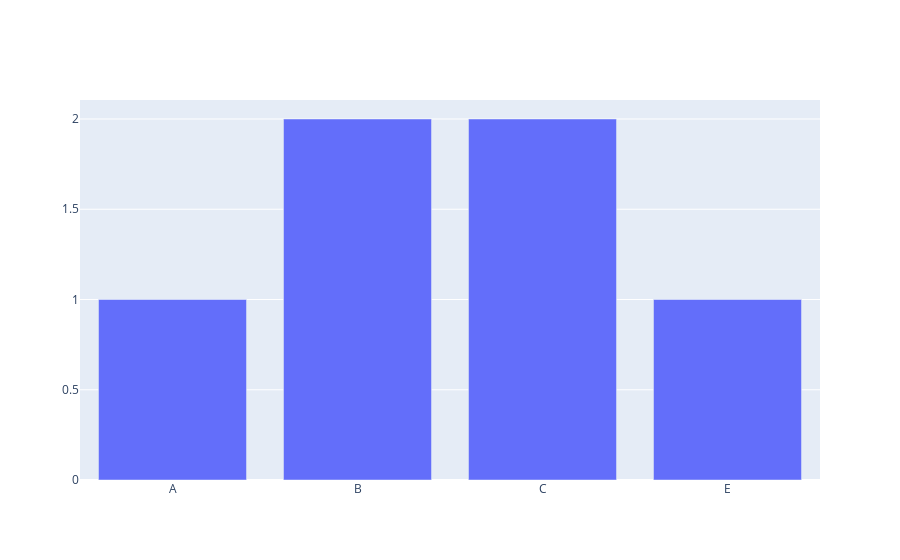

Notebook code cell kept with this figure:
### Code cell
fig = go.Figure()

fig.add_trace(
    go.Bar(
        x=df1.index, y=df1['year'], name='A'
    )
)

fig.show()

### Figure 1 — Plotly figure (JSON) as saved in the notebook; plotly's stock layout.template omitted (floating-point values rounded to 4 significant figures)
{"data": [{"name": "A", "type": "bar", "x": ["A", "B", "C", "E"], "y": [1, 2, 2, 1]}], "layout": {}}
